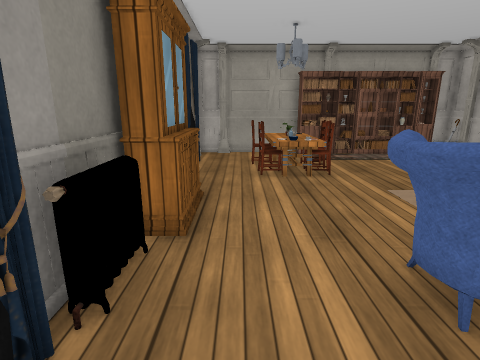
View 1 (above)

16 first-person views from a walk through a scene from a Unity 3-D project. The camera is 1.3 m above the floor, tilts 14° down and sees 80° across. The floor is counted in squares, 0.5 m on a side. Each view is taken from the middle of a square. On the plan, view 1 faces up. The plan holds only what a view shows up to about 19 squares ahead; the rest is blank. The place goes on beyond the plan. The player is left out. Some surface patterns are stand-ins.

View 2
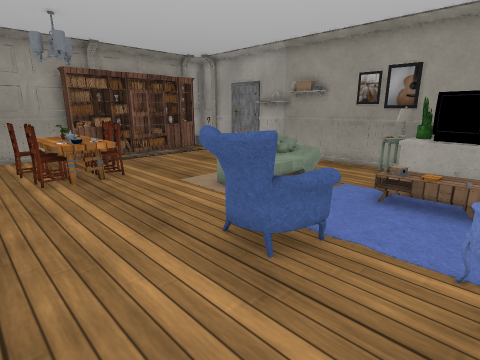

View 3
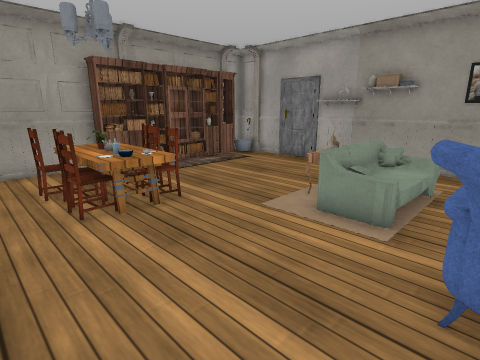

View 4
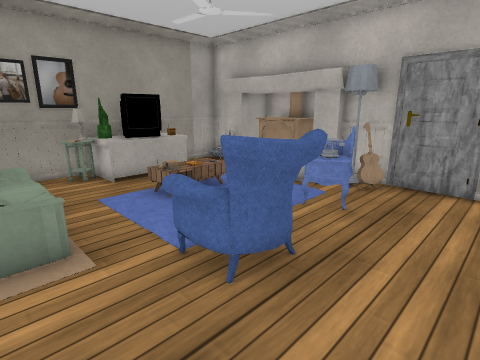

View 5
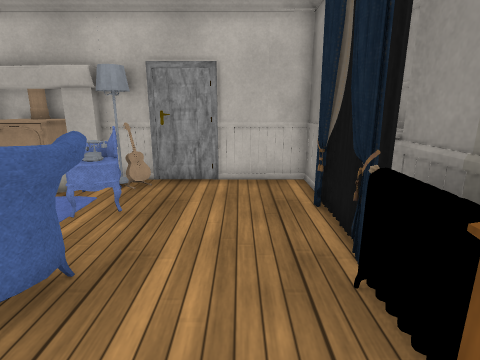

View 6
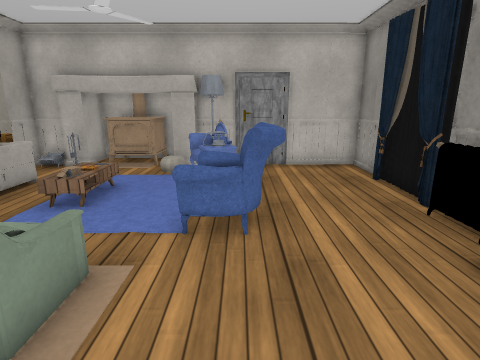

View 7
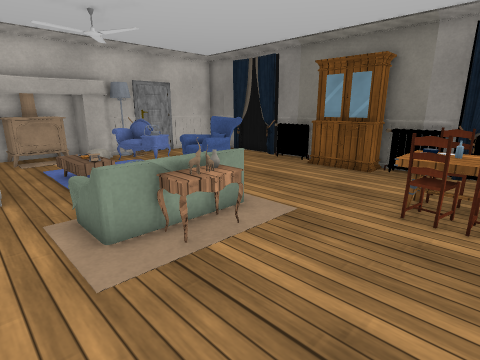

View 8
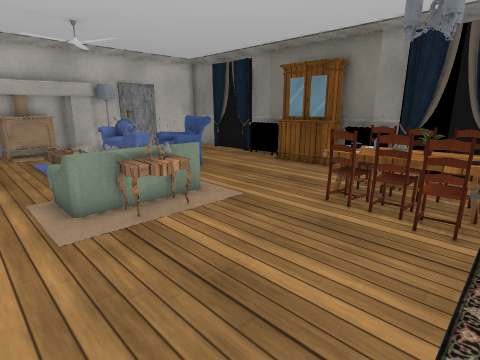

View 9
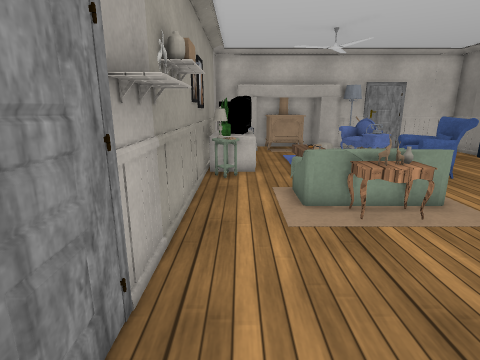

View 10
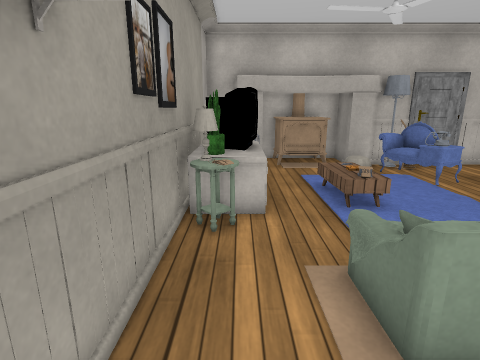

View 11
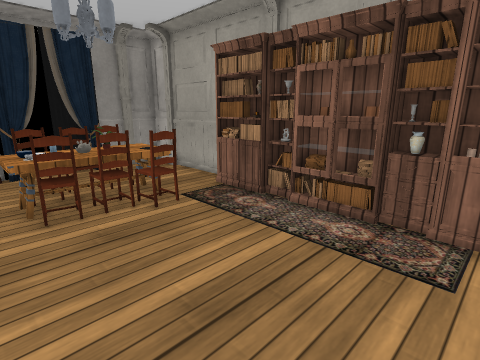

View 12
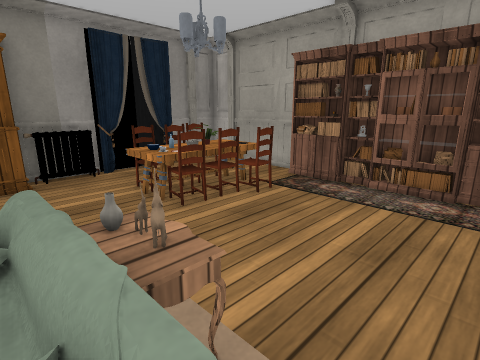

View 13
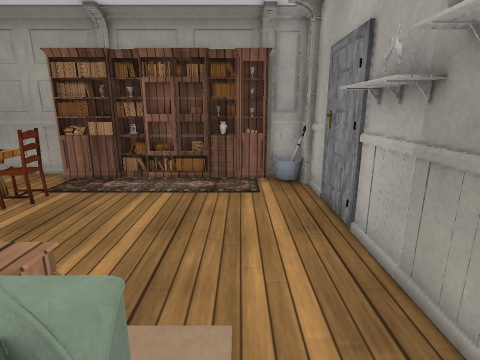

View 14
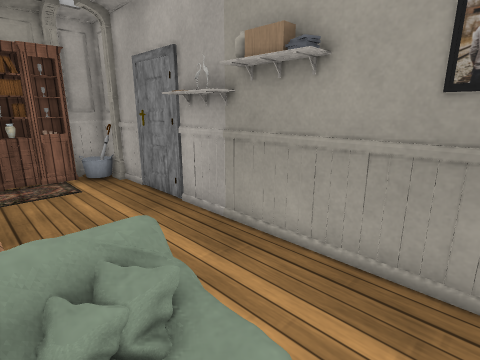

View 15
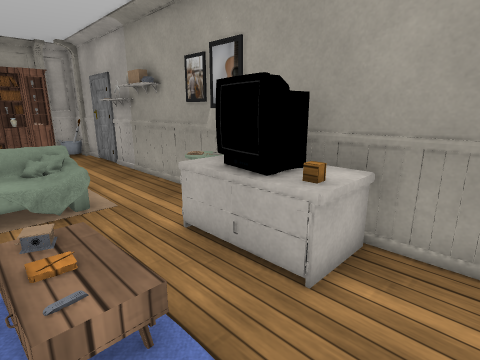

View 16
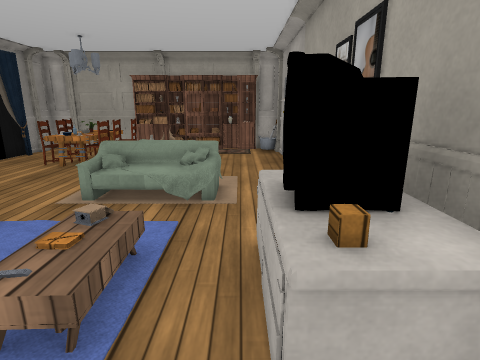

### Floor plan
Key: @ floor where view 1 was taken; # wall or solid block; . floor; = window, fence, low wall or low ledge; ^ raised ledge; B bookshelf; T table; C chair; P plant; L lamp; A cabinet; S sofa; R armchair; E carpet; H phone; F box; O other object.
Columns run from 3 left of view 1 to 13 right of it. Each row starts with its distance up from view 1.
 18  ##           ###
 17  ######BBBBBBBBO#
 16  #.....BB.BBBBB##
 15  #...TT........##
 14  #..CP=C.......#
 13  #..CPLC.......##
 12  #..COTC.......##
 11  #..CTTC.......##
 10 ##.............##
  9 ##........TT...##
  8 #AA......=TT=..#
  7 #AA.....=O##=..#
  6 #AA......OOO=..##
  5 ##....SS.......##
  4 ##...SSS......OL#
  3  #...SSS  ...^^P#
  2  #.....S  .O.=###
  1  #......  .T.=###
  0  #.@..RH    .=F^#
 -1  #....REE......##
 -2  #.....LOO....=##
 -3  ######L###=####
 -4      #########

Where each view was taken, in squares from view 1:
view 1: 0 up, 0 right, facing up
view 2: 0 up, 1 left, facing up-right
view 3: 4 up, 1 left, facing up-right
view 4: 7 up, 0 right, facing down-right
view 5: 7 up, 0 right, facing down
view 6: 10 up, 3 right, facing down
view 7: 13 up, 11 right, facing down-left
view 8: 15 up, 11 right, facing down-left
view 9: 15 up, 11 right, facing down
view 10: 10 up, 11 right, facing down
view 11: 10 up, 11 right, facing up-left
view 12: 7 up, 10 right, facing up-left
view 13: 6 up, 10 right, facing up
view 14: 5 up, 8 right, facing up-right
view 15: 2 down, 7 right, facing up-right
view 16: 2 down, 10 right, facing up
